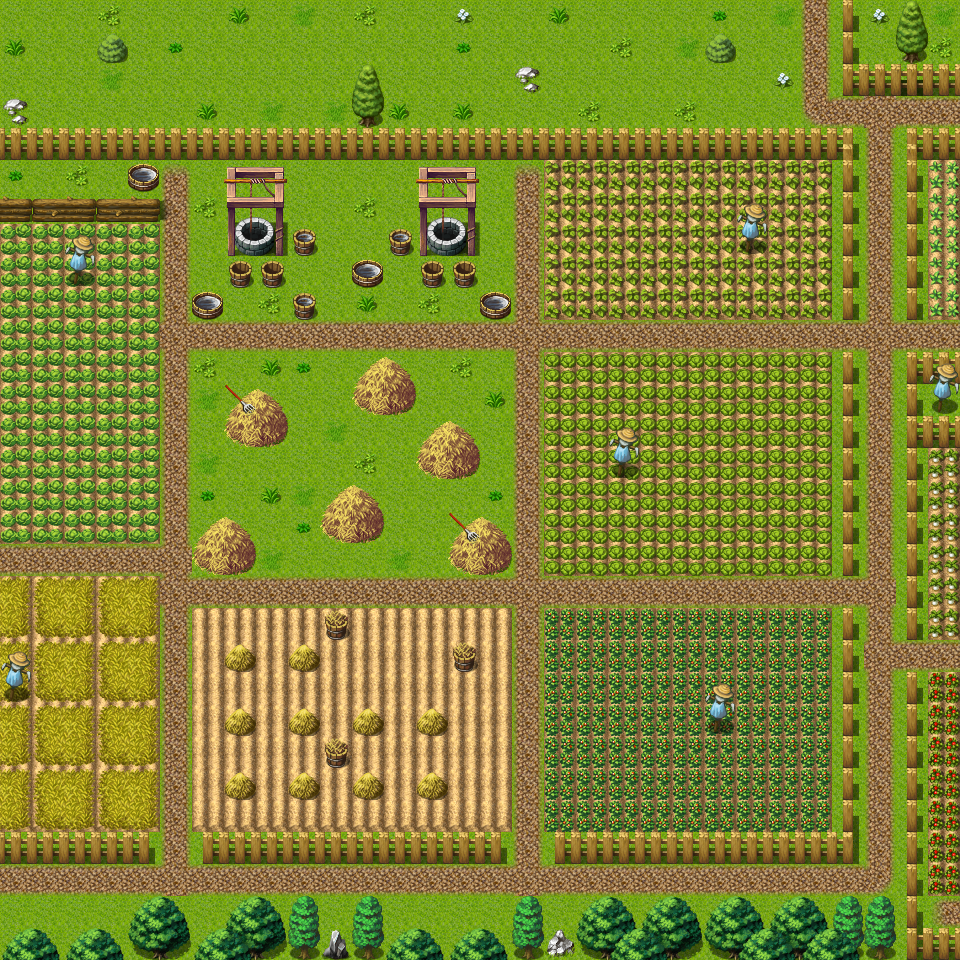

Tiled map render using the project's own tile images. Description and the map definition, with tile-layer contents summarised, below:
An orthogonal 30x30 tile map with 32x32 px tiles, 3 tile layers (Ground, Objects, Above), 1 hidden layer not drawn, 60 tilesets and 11 objects (8x mapchange, 3x spawn).

<map version="1.0" orientation="orthogonal" renderorder="right-down" width="30" height="30" tilewidth="32" tileheight="32" nextobjectid="15">
 <properties>
  <property name="outdoors" value="1" />
 </properties>
 <tileset firstgid="1" name="map_bed_1" tilewidth="32" tileheight="32" tilecount="128" columns="16">
  <image source="../drawable/map_bed_1.png" width="512" height="256" />
 </tileset>
 <tileset firstgid="129" name="map_border_1" tilewidth="32" tileheight="32" tilecount="128" columns="16">
  <image source="../drawable/map_border_1.png" width="512" height="256" />
 </tileset>
 <tileset firstgid="257" name="map_bridge_1" tilewidth="32" tileheight="32" tilecount="128" columns="16">
  <image source="../drawable/map_bridge_1.png" width="512" height="256" />
 </tileset>
 <tileset firstgid="385" name="map_bridge_2" tilewidth="32" tileheight="32" tilecount="128" columns="16">
  <image source="../drawable/map_bridge_2.png" width="512" height="256" />
 </tileset>
 <tileset firstgid="513" name="map_broken_1" tilewidth="32" tileheight="32" tilecount="128" columns="16">
  <image source="../drawable/map_broken_1.png" width="512" height="256" />
 </tileset>
 <tileset firstgid="641" name="map_cavewall_1" tilewidth="32" tileheight="32" tilecount="108" columns="18">
  <image source="../drawable/map_cavewall_1.png" width="576" height="192" />
 </tileset>
 <tileset firstgid="749" name="map_cavewall_2" tilewidth="32" tileheight="32" tilecount="108" columns="18">
  <image source="../drawable/map_cavewall_2.png" width="576" height="192" />
 </tileset>
 <tileset firstgid="857" name="map_cavewall_3" tilewidth="32" tileheight="32" tilecount="108" columns="18">
  <image source="../drawable/map_cavewall_3.png" width="576" height="192" />
 </tileset>
 <tileset firstgid="965" name="map_cavewall_4" tilewidth="32" tileheight="32" tilecount="108" columns="18">
  <image source="../drawable/map_cavewall_4.png" width="576" height="192" />
 </tileset>
 <tileset firstgid="1073" name="map_chair_table_1" tilewidth="32" tileheight="32" tilecount="128" columns="16">
  <image source="../drawable/map_chair_table_1.png" width="512" height="256" />
 </tileset>
 <tileset firstgid="1201" name="map_chair_table_2" tilewidth="32" tileheight="32" tilecount="128" columns="16">
  <image source="../drawable/map_chair_table_2.png" width="512" height="256" />
 </tileset>
 <tileset firstgid="1329" name="map_crate_1" tilewidth="32" tileheight="32" tilecount="128" columns="16">
  <image source="../drawable/map_crate_1.png" width="512" height="256" />
 </tileset>
 <tileset firstgid="1457" name="map_cupboard_1" tilewidth="32" tileheight="32" tilecount="128" columns="16">
  <image source="../drawable/map_cupboard_1.png" width="512" height="256" />
 </tileset>
 <tileset firstgid="1585" name="map_curtain_1" tilewidth="32" tileheight="32" tilecount="128" columns="16">
  <image source="../drawable/map_curtain_1.png" width="512" height="256" />
 </tileset>
 <tileset firstgid="1713" name="map_entrance_1" tilewidth="32" tileheight="32" tilecount="128" columns="16">
  <image source="../drawable/map_entrance_1.png" width="512" height="256" />
 </tileset>
 <tileset firstgid="1841" name="map_entrance_2" tilewidth="32" tileheight="32" tilecount="128" columns="16">
  <image source="../drawable/map_entrance_2.png" width="512" height="256" />
 </tileset>
 <tileset firstgid="1969" name="map_fence_1" tilewidth="32" tileheight="32" tilecount="128" columns="16">
  <image source="../drawable/map_fence_1.png" width="512" height="256" />
 </tileset>
 <tileset firstgid="2097" name="map_fence_2" tilewidth="32" tileheight="32" tilecount="128" columns="16">
  <image source="../drawable/map_fence_2.png" width="512" height="256" />
 </tileset>
 <tileset firstgid="2225" name="map_fence_3" tilewidth="32" tileheight="32" tilecount="128" columns="16">
  <image source="../drawable/map_fence_3.png" width="512" height="256" />
 </tileset>
 <tileset firstgid="2353" name="map_fence_4" tilewidth="32" tileheight="32" tilecount="128" columns="16">
  <image source="../drawable/map_fence_4.png" width="512" height="256" />
 </tileset>
 <tileset firstgid="2481" name="map_ground_1" tilewidth="32" tileheight="32" tilecount="128" columns="16">
  <image source="../drawable/map_ground_1.png" width="512" height="256" />
 </tileset>
 <tileset firstgid="2609" name="map_ground_2" tilewidth="32" tileheight="32" tilecount="128" columns="16">
  <image source="../drawable/map_ground_2.png" width="512" height="256" />
 </tileset>
 <tileset firstgid="2737" name="map_ground_3" tilewidth="32" tileheight="32" tilecount="128" columns="16">
  <image source="../drawable/map_ground_3.png" width="512" height="256" />
 </tileset>
 <tileset firstgid="2865" name="map_ground_4" tilewidth="32" tileheight="32" tilecount="128" columns="16">
  <image source="../drawable/map_ground_4.png" width="512" height="256" />
 </tileset>
 <tileset firstgid="2993" name="map_ground_5" tilewidth="32" tileheight="32" tilecount="128" columns="16">
  <image source="../drawable/map_ground_5.png" width="512" height="256" />
 </tileset>
 <tileset firstgid="3121" name="map_ground_6" tilewidth="32" tileheight="32" tilecount="128" columns="16">
  <image source="../drawable/map_ground_6.png" width="512" height="256" />
 </tileset>
 <tileset firstgid="3249" name="map_ground_7" tilewidth="32" tileheight="32" tilecount="128" columns="16">
  <image source="../drawable/map_ground_7.png" width="512" height="256" />
 </tileset>
 <tileset firstgid="3377" name="map_ground_8" tilewidth="32" tileheight="32" tilecount="128" columns="16">
  <image source="../drawable/map_ground_8.png" width="512" height="256" />
 </tileset>
 <tileset firstgid="3505" name="map_house_1" tilewidth="32" tileheight="32" tilecount="128" columns="16">
  <image source="../drawable/map_house_1.png" width="512" height="256" />
 </tileset>
 <tileset firstgid="3633" name="map_house_2" tilewidth="32" tileheight="32" tilecount="128" columns="16">
  <image source="../drawable/map_house_2.png" width="512" height="256" />
 </tileset>
 <tileset firstgid="3761" name="map_indoor_1" tilewidth="32" tileheight="32" tilecount="128" columns="16">
  <image source="../drawable/map_indoor_1.png" width="512" height="256" />
 </tileset>
 <tileset firstgid="3889" name="map_indoor_2" tilewidth="32" tileheight="32" tilecount="128" columns="16">
  <image source="../drawable/map_indoor_2.png" width="512" height="256" />
 </tileset>
 <tileset firstgid="4017" name="map_kitchen_1" tilewidth="32" tileheight="32" tilecount="128" columns="16">
  <image source="../drawable/map_kitchen_1.png" width="512" height="256" />
 </tileset>
 <tileset firstgid="4145" name="map_outdoor_1" tilewidth="32" tileheight="32" tilecount="128" columns="16">
  <image source="../drawable/map_outdoor_1.png" width="512" height="256" />
 </tileset>
 <tileset firstgid="4273" name="map_pillar_1" tilewidth="32" tileheight="32" tilecount="128" columns="16">
  <image source="../drawable/map_pillar_1.png" width="512" height="256" />
 </tileset>
 <tileset firstgid="4401" name="map_pillar_2" tilewidth="32" tileheight="32" tilecount="128" columns="16">
  <image source="../drawable/map_pillar_2.png" width="512" height="256" />
 </tileset>
 <tileset firstgid="4529" name="map_plant_1" tilewidth="32" tileheight="32" tilecount="128" columns="16">
  <image source="../drawable/map_plant_1.png" width="512" height="256" />
 </tileset>
 <tileset firstgid="4657" name="map_plant_2" tilewidth="32" tileheight="32" tilecount="128" columns="16">
  <image source="../drawable/map_plant_2.png" width="512" height="256" />
 </tileset>
 <tileset firstgid="4785" name="map_rock_1" tilewidth="32" tileheight="32" tilecount="128" columns="16">
  <image source="../drawable/map_rock_1.png" width="512" height="256" />
 </tileset>
 <tileset firstgid="4913" name="map_rock_2" tilewidth="32" tileheight="32" tilecount="128" columns="16">
  <image source="../drawable/map_rock_2.png" width="512" height="256" />
 </tileset>
 <tileset firstgid="5041" name="map_roof_1" tilewidth="32" tileheight="32" tilecount="128" columns="16">
  <image source="../drawable/map_roof_1.png" width="512" height="256" />
 </tileset>
 <tileset firstgid="5169" name="map_roof_2" tilewidth="32" tileheight="32" tilecount="128" columns="16">
  <image source="../drawable/map_roof_2.png" width="512" height="256" />
 </tileset>
 <tileset firstgid="5297" name="map_roof_3" tilewidth="32" tileheight="32" tilecount="128" columns="16">
  <image source="../drawable/map_roof_3.png" width="512" height="256" />
 </tileset>
 <tileset firstgid="5425" name="map_shop_1" tilewidth="32" tileheight="32" tilecount="128" columns="16">
  <image source="../drawable/map_shop_1.png" width="512" height="256" />
 </tileset>
 <tileset firstgid="5553" name="map_sign_ladder_1" tilewidth="32" tileheight="32" tilecount="128" columns="16">
  <image source="../drawable/map_sign_ladder_1.png" width="512" height="256" />
 </tileset>
 <tileset firstgid="5681" name="map_table_1" tilewidth="32" tileheight="32" tilecount="128" columns="16">
  <image source="../drawable/map_table_1.png" width="512" height="256" />
 </tileset>
 <tileset firstgid="5809" name="map_trail_1" tilewidth="32" tileheight="32" tilecount="128" columns="16">
  <image source="../drawable/map_trail_1.png" width="512" height="256" />
 </tileset>
 <tileset firstgid="5937" name="map_transition_1" tilewidth="32" tileheight="32" tilecount="128" columns="16">
  <image source="../drawable/map_transition_1.png" width="512" height="256" />
 </tileset>
 <tileset firstgid="6065" name="map_transition_2" tilewidth="32" tileheight="32" tilecount="128" columns="16">
  <image source="../drawable/map_transition_2.png" width="512" height="256" />
 </tileset>
 <tileset firstgid="6193" name="map_transition_3" tilewidth="32" tileheight="32" tilecount="128" columns="16">
  <image source="../drawable/map_transition_3.png" width="512" height="256" />
 </tileset>
 <tileset firstgid="6321" name="map_transition_4" tilewidth="32" tileheight="32" tilecount="128" columns="16">
  <image source="../drawable/map_transition_4.png" width="512" height="256" />
 </tileset>
 <tileset firstgid="6449" name="map_transition_5" tilewidth="32" tileheight="32" tilecount="128" columns="16">
  <image source="../drawable/map_transition_5.png" width="512" height="256" />
 </tileset>
 <tileset firstgid="6577" name="map_tree_1" tilewidth="32" tileheight="32" tilecount="128" columns="16">
  <image source="../drawable/map_tree_1.png" width="512" height="256" />
 </tileset>
 <tileset firstgid="6705" name="map_tree_2" tilewidth="32" tileheight="32" tilecount="128" columns="16">
  <image source="../drawable/map_tree_2.png" width="512" height="256" />
 </tileset>
 <tileset firstgid="6833" name="map_wall_1" tilewidth="32" tileheight="32" tilecount="128" columns="16">
  <image source="../drawable/map_wall_1.png" width="512" height="256" />
 </tileset>
 <tileset firstgid="6961" name="map_wall_2" tilewidth="32" tileheight="32" tilecount="120" columns="15">
  <image source="../drawable/map_wall_2.png" width="480" height="256" />
 </tileset>
 <tileset firstgid="7081" name="map_wall_3" tilewidth="32" tileheight="32" tilecount="120" columns="15">
  <image source="../drawable/map_wall_3.png" width="480" height="256" />
 </tileset>
 <tileset firstgid="7201" name="map_wall_4" tilewidth="32" tileheight="32" tilecount="120" columns="15">
  <image source="../drawable/map_wall_4.png" width="480" height="256" />
 </tileset>
 <tileset firstgid="7321" name="map_window_1" tilewidth="32" tileheight="32" tilecount="128" columns="16">
  <image source="../drawable/map_window_1.png" width="512" height="256" />
 </tileset>
 <tileset firstgid="7449" name="map_window_2" tilewidth="32" tileheight="32" tilecount="128" columns="16">
  <image source="../drawable/map_window_2.png" width="512" height="256" />
 </tileset>
 <layer name="Ground" width="30" height="30">
  <data>[900 cells, 900 non-empty, 7 distinct tile ids]</data>
 </layer>
 <layer name="Objects" width="30" height="30">
  <data>[900 cells, 659 non-empty, 52 distinct tile ids]</data>
 </layer>
 <layer name="Above" width="30" height="30">
  <data>[900 cells, 52 non-empty, 14 distinct tile ids]</data>
 </layer>
 <layer name="Walkable" width="30" height="30" visible="0">
  <data>[900 cells, 209 non-empty, 1 distinct tile ids]</data>
 </layer>
 <objectgroup name="Mapevents">
  <object id="1" name="west" type="mapchange" x="0" y="864" width="32" height="64">
   <properties>
    <property name="map" value="crossroads" />
    <property name="place" value="east" />
   </properties>
  </object>
  <object id="2" name="east3" type="mapchange" x="928" y="96" width="32" height="32">
   <properties>
    <property name="map" value="loneford13" />
    <property name="place" value="west3" />
   </properties>
  </object>
  <object id="3" name="northwest" type="mapchange" x="0" y="0" width="32" height="128">
   <properties>
    <property name="map" value="fields1" />
    <property name="place" value="southeast" />
   </properties>
  </object>
  <object id="4" name="northnorthwest" type="mapchange" x="32" y="0" width="800" height="32">
   <properties>
    <property name="map" value="fields4" />
    <property name="place" value="south" />
   </properties>
  </object>
  <object id="5" name="change2" type="mapchange" x="0" y="704" width="32" height="128">
   <properties>
    <property name="map" value="crossroads" />
    <property name="place" value="change2" />
   </properties>
  </object>
  <object id="6" name="change3" type="mapchange" x="0" y="224" width="32" height="448">
   <properties>
    <property name="map" value="fields0" />
    <property name="place" value="change3" />
   </properties>
  </object>
  <object id="10" name="east" type="mapchange" x="928" y="448" width="32" height="480">
   <properties>
    <property name="map" value="loneford12" />
    <property name="place" value="west" />
   </properties>
  </object>
  <object id="14" name="east2" type="mapchange" x="928" y="160" width="32" height="192">
   <properties>
    <property name="map" value="loneford13" />
    <property name="place" value="west" />
   </properties>
  </object>
 </objectgroup>
 <objectgroup name="Spawn uniques">
  <object id="7" name="tinlyn_lostsheep4" type="spawn" x="64" y="64" width="768" height="64" />
  <object id="8" name="loneford_farmer0" type="spawn" x="64" y="192" width="768" height="640" />
 </objectgroup>
 <objectgroup name="Spawn monsters">
  <object id="9" name="fieldcritter_2" type="spawn" x="64" y="64" width="768" height="64" />
 </objectgroup>
 <objectgroup name="Keys" />
</map>
